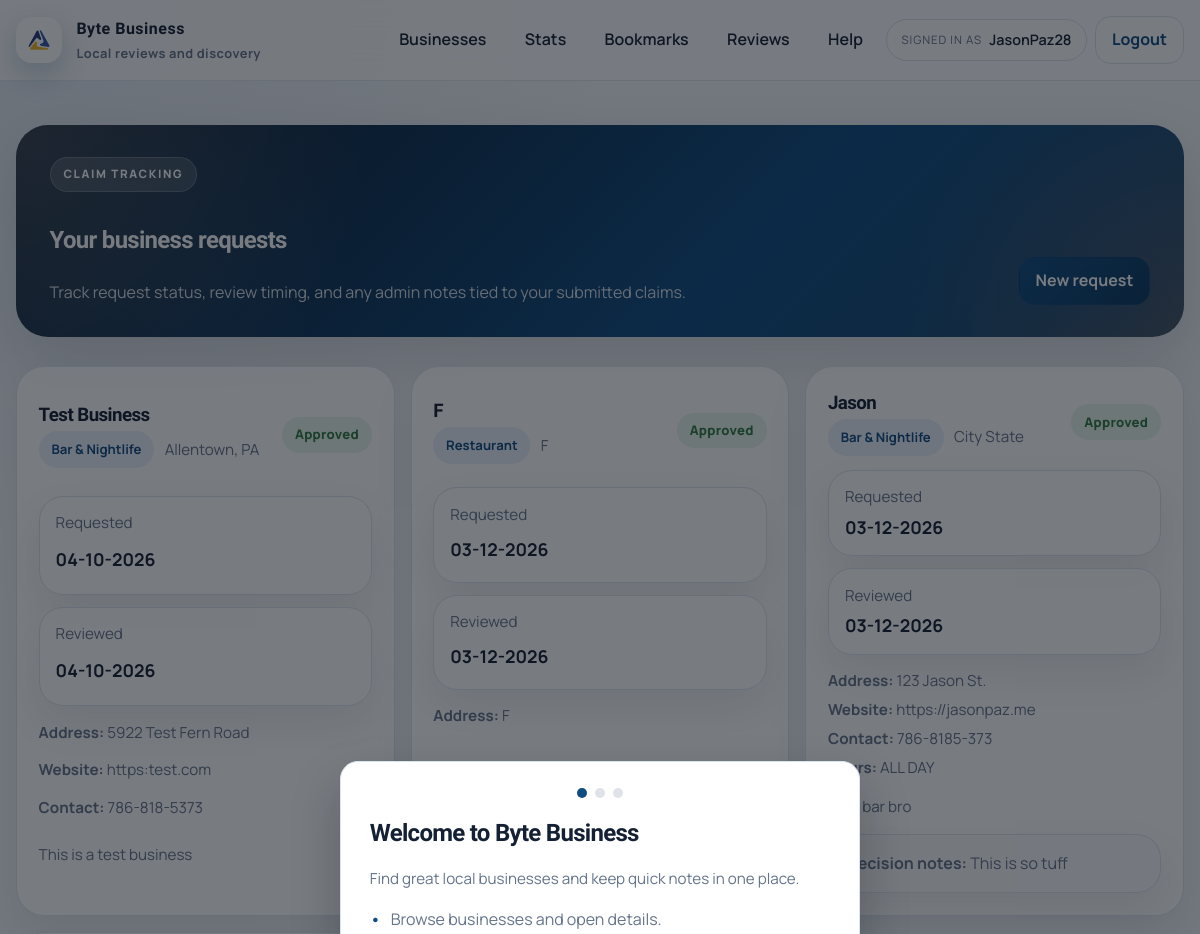
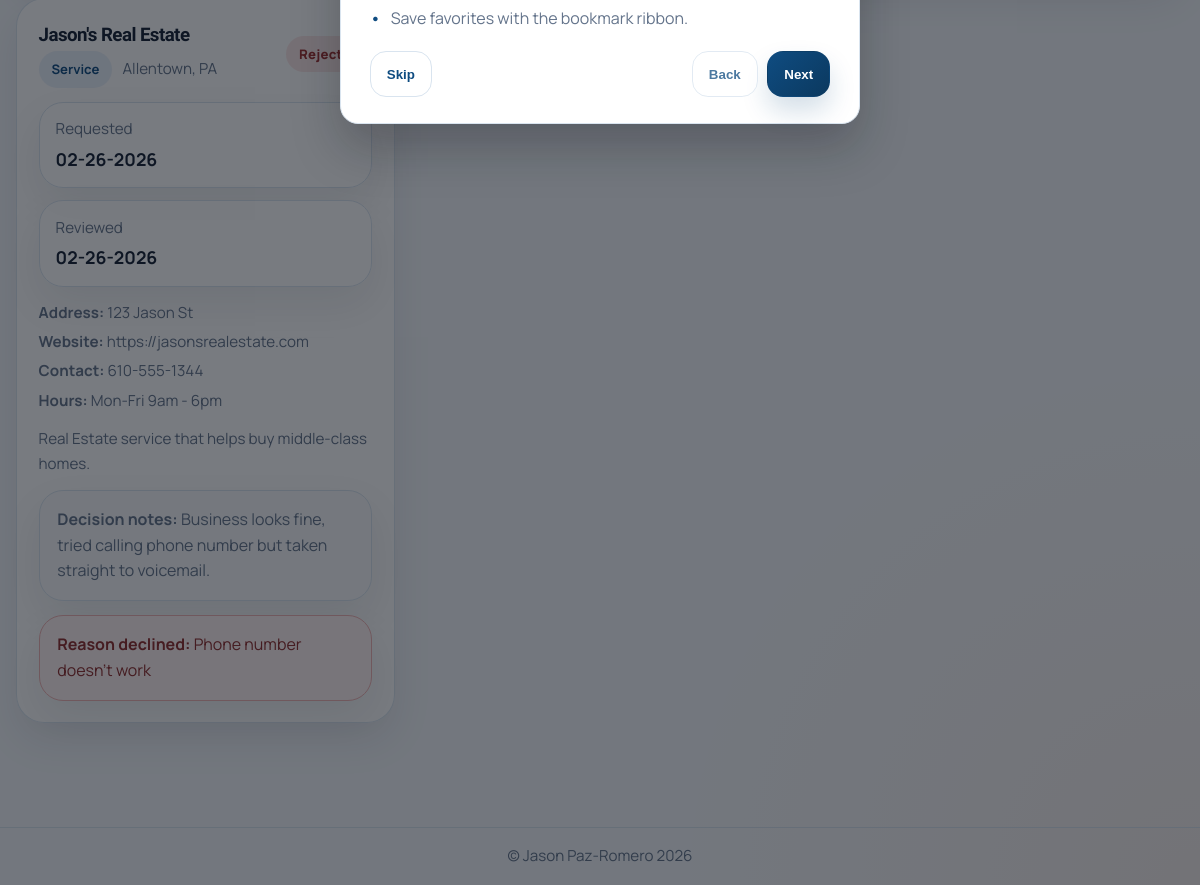
/business-requests (signed in), run on the app's committed database (2 pictures, top to bottom).
### app/models.py (models this page shows)
class User(db.Model, UserMixin):
    id = db.Column(db.Integer, primary_key=True)
    username = db.Column(db.String(150), unique=True, nullable=False)
    email = db.Column(db.String(150), unique=True, nullable=False)
    password = db.Column(db.String(256), nullable=False)
    created_at = db.Column(db.DateTime, default=datetime.utcnow)
    is_verified = db.Column(db.Boolean, default=False)
    verified_at = db.Column(db.DateTime, default=None)
    last_verification_email_sent_at = db.Column(db.DateTime, default=None)
    is_admin = db.Column(db.Boolean, default=False)
    is_active = db.Column(db.Boolean, default=True)
    bookmarks = db.relationship("BookMark", back_populates="user", cascade="all, delete-orphan")
    reviews = db.relationship("Review", back_populates="user", cascade="all, delete-orphan")
    redeemed_deals = db.relationship("RedeemDeal", back_populates="user", cascade="all, delete-orphan")
    business_requests = db.relationship("BusinessRequest", back_populates="user", cascade="all, delete-orphan")
    review_likes = db.relationship("ReviewLike", back_populates="user", cascade="all, delete-orphan")

class BusinessRequest(db.Model):
    id = db.Column(db.Integer, primary_key=True)
    user_id = db.Column(db.Integer, db.ForeignKey('user.id'), nullable=False)
    business_name = db.Column(db.String(200), nullable=False)
    location = db.Column(db.String(200), nullable=False)
    address = db.Column(db.String(300), nullable=False)
    category = db.Column(db.String(100), nullable=False)
    logo_url = db.Column(db.String(300), nullable=True)
    description = db.Column(db.Text, nullable=True)
    created_at = db.Column(db.DateTime, default=datetime.utcnow)
    website = db.Column(db.String(300), nullable=True)
    contact = db.Column(db.String(50), nullable=True)
    hours = db.Column(db.String(200), nullable=True)
    is_active = db.Column(db.Boolean, default=True)
    decision_notes = db.Column(db.Text, nullable=True)
    reviewed_at = db.Column(db.DateTime, default=None)
    reason_declined = db.Column(db.Text, nullable=True)
    user = db.relationship("User", back_populates="business_requests")

### app/routes.py (the view)
@main_bp.route("/business-requests", methods=["GET"])
@login_required
def user_business_requests():
    requests = BusinessRequest.query.filter_by(user_id=current_user.id).order_by(BusinessRequest.created_at.desc()).all()
    return render_template("user_business_requests.html", requests=requests)

### app/auth_routes.py (called while the page is built)
@login_manager.user_loader
def load_user(user_id):
    return User.query.get(int(user_id))

### app/templates/user_business_requests.html (shortened to what this page needs)
{% extends "base.html" %}
{% block content %}
<div class="page-shell">
  <div class="container">
    <section class="hero-panel hero-panel-compact fade-up">
      <div class="hero-panel-copy">
        <span class="section-kicker">Claim tracking</span>
        <h1>Your business requests</h1>
        <p>Track request status, review timing, and any admin notes tied to your submitted claims.</p>
      </div>
      <div class="page-actions">
        <a class="button" href="{{ url_for('main.create_business_request') }}">New request</a>
      </div>
    </section>
    <section class="section fade-up">
      {% if requests and requests|length > 0 %}
      <div class="surface-grid surface-grid--2">
        {% for req in requests %}
        {% set requested_on = req.created_at.strftime('%m-%d-%Y') if req.created_at else '—' %}
        {% set reviewed_on = req.reviewed_at.strftime('%m-%d-%Y') if req.reviewed_at else 'Not reviewed yet' %}
        {% set is_reviewed = (not req.is_active) and req.reviewed_at %}
        {% set is_rejected = is_reviewed and req.reason_declined %}
        {% set status_label = 'Pending' if req.is_active else ('Rejected' if is_rejected else 'Approved') %}
        {% set status_class = 'pending' if req.is_active else ('rejected' if is_rejected else 'approved') %}
        <article class="surface-card request-card-modern">
          <div class="toolbar-split">
            <div>
              <h3>{{ req.business_name }}</h3>
              <div class="business-meta">
                <span class="metric-chip">{{ req.category }}</span>
                <span class="muted">{{ req.location }}</span>
              </div>
            </div>
            <span class="status-pill {{ status_class }}">{{ status_label }}</span>
          </div>
          <div class="info-grid">
            <div class="stat">
              <span class="muted">Requested</span>
              <strong>{{ requested_on }}</strong>
            </div>
            <div class="stat">
              <span class="muted">Reviewed</span>
              <strong>{{ reviewed_on }}</strong>
            </div>
          </div>
          <div class="request-meta-list">
            <p class="muted"><strong>Address:</strong> {{ req.address }}</p>
            {% if req.website %}<p class="muted"><strong>Website:</strong> {{ req.website }}</p>{% endif %}
            {% if req.contact %}<p class="muted"><strong>Contact:</strong> {{ req.contact }}</p>{% endif %}
            {% if req.hours %}<p class="muted"><strong>Hours:</strong> {{ req.hours }}</p>{% endif %}
          </div>
          {% if req.description %}
          <p class="muted">{{ req.description }}</p>
          {% endif %}
          {% if req.decision_notes %}
          <div class="note"><strong>Decision notes:</strong> {{ req.decision_notes }}</div>
          {% endif %}
          {% if is_rejected and req.reason_declined %}
          <div class="note note-danger"><strong>Reason declined:</strong> {{ req.reason_declined }}</div>
          {% elif req.is_active %}
          <p class="muted">Your request is still under review.</p>
          {% endif %}
        </article>
        {% endfor %}
      </div>
      {% else %}
      <div class="empty-state-modern">
        <h3>No requests yet</h3>
        <p class="muted">You have not submitted a business request yet.</p>
        <a class="button" href="{{ url_for('main.create_business_request') }}">Create your first request</a>
      </div>
      {% endif %}
    </section>
  </div>
</div>
{% endblock %}

### app/templates/base.html (shortened to what this page needs)
<!doctype html>
<html lang="en">
<head>
  <link rel="stylesheet" href="{{ url_for('static', filename='styles.css') }}">
</head>
<body>
  <header class="site-header">
    <div class="container nav-shell">
      <a class="brand" href="{{ url_for('main.home') }}">
        <span class="brand-mark" aria-hidden="true">
          <img src="{{ url_for('static', filename='FBLA-Symbol.png') }}" alt="">
        </span>
        <span class="brand-copy">
          <span class="brand-name">Byte Business</span>
          <span class="brand-tagline">Local reviews and discovery</span>
        </span>
      </a>
      <nav class="nav-desktop" aria-label="Primary">
        {% if current_user.is_authenticated %}
        <a class="nav-link" href="{{ url_for('main.list_businesses') }}">Businesses</a>
        <a class="nav-link" href="{{ url_for('main.stats') }}">Stats</a>
        <a class="nav-link" href="{{ url_for('bookmarks.view_bookmarks') }}">Bookmarks</a>
        <a class="nav-link" href="{{ url_for('main.reviews') }}">Reviews</a>
        <a class="nav-link" href="{{ url_for('main.help') }}">Help</a>
        <div class="nav-user">
          <span class="nav-user-label">Signed in as</span>
          <span class="nav-user-name">{{ current_user.username }}</span>
        </div>
        <a class="button subtle" href="{{ url_for('auth.logout') }}">Logout</a>
        {% else %}
        <a class="nav-link" href="{{ url_for('main.home') }}">Home</a>
        <a class="nav-link" href="{{ url_for('main.list_businesses') }}">Businesses</a>
        <a class="nav-link" href="{{ url_for('auth.login') }}">Login</a>
        <a class="button" href="{{ url_for('auth.register') }}">Register</a>
        {% endif %}
      </nav>
    </div>
  </header>
  <main class="page">
    {% block content %}{% endblock %}
  </main>
  <div class="onboarding" data-onboarding hidden>
    <div class="onboarding-card" role="dialog" aria-modal="true" aria-labelledby="onboarding-title">
      <div class="onboarding-progress" aria-hidden="true">
        <span class="onboarding-dot is-active" data-dot></span>
        <span class="onboarding-dot" data-dot></span>
        <span class="onboarding-dot" data-dot></span>
      </div>
      <div class="onboarding-slide is-active" data-slide="0">
        <h2 id="onboarding-title">Welcome to Byte Business</h2>
        <p class="muted">Find great local businesses and keep quick notes in one place.</p>
        <ul class="list">
          <li>Browse businesses and open details.</li>
          <li>Save favorites with the bookmark ribbon.</li>
        </ul>
      </div>
      <div class="onboarding-actions">
        <button class="button subtle" type="button" data-skip>Skip</button>
        <div class="onboarding-nav">
          <button class="button subtle" type="button" data-back disabled>Back</button>
          <button class="button" type="button" data-next>Next</button>
        </div>
      </div>
    </div>
  </div>
  <footer class="site-footer">
    <div class="container footer-inner">
      <span>&copy; Jason Paz-Romero 2026</span>
    </div>
  </footer>
</body>
</html>

### data on the page
User: username "JasonPaz28"
BusinessRequest: business_name "Test Business", category "Bar & Nightlife", location "Allentown, PA", status_label "Approved", requested_on "04-10-2026", reviewed_on "04-10-2026", address "5922 Test Fern Road", website "https:test.com", contact "786-818-5373", description "This is a test business"
BusinessRequest: business_name "F", category "Restaurant", location "F", status_label "Approved", requested_on "03-12-2026", reviewed_on "03-12-2026", address "F"
BusinessRequest: business_name "Jason", category "Bar & Nightlife", location "City State", status_label "Approved", requested_on "03-12-2026", reviewed_on "03-12-2026", address "123 Jason St.", website "https://jasonpaz.me", contact "786-8185-373", hours "ALL DAY", description "It's a bar bro", decision_notes "This is so tuff"
BusinessRequest: business_name "Jason's Real Estate", category "Service", location "Allentown, PA", status_label "Rejected", requested_on "02-26-2026", reviewed_on "02-26-2026", address "123 Jason St", website "https://jasonsrealestate.com", contact "610-555-1344", hours "Mon-Fri 9am - 6pm", description "Real Estate service that helps buy middle-class homes.", decision_notes "Business looks fine, tried calling phone number but taken straight to voicemail.", reason_declined "Phone number doesn't work"
